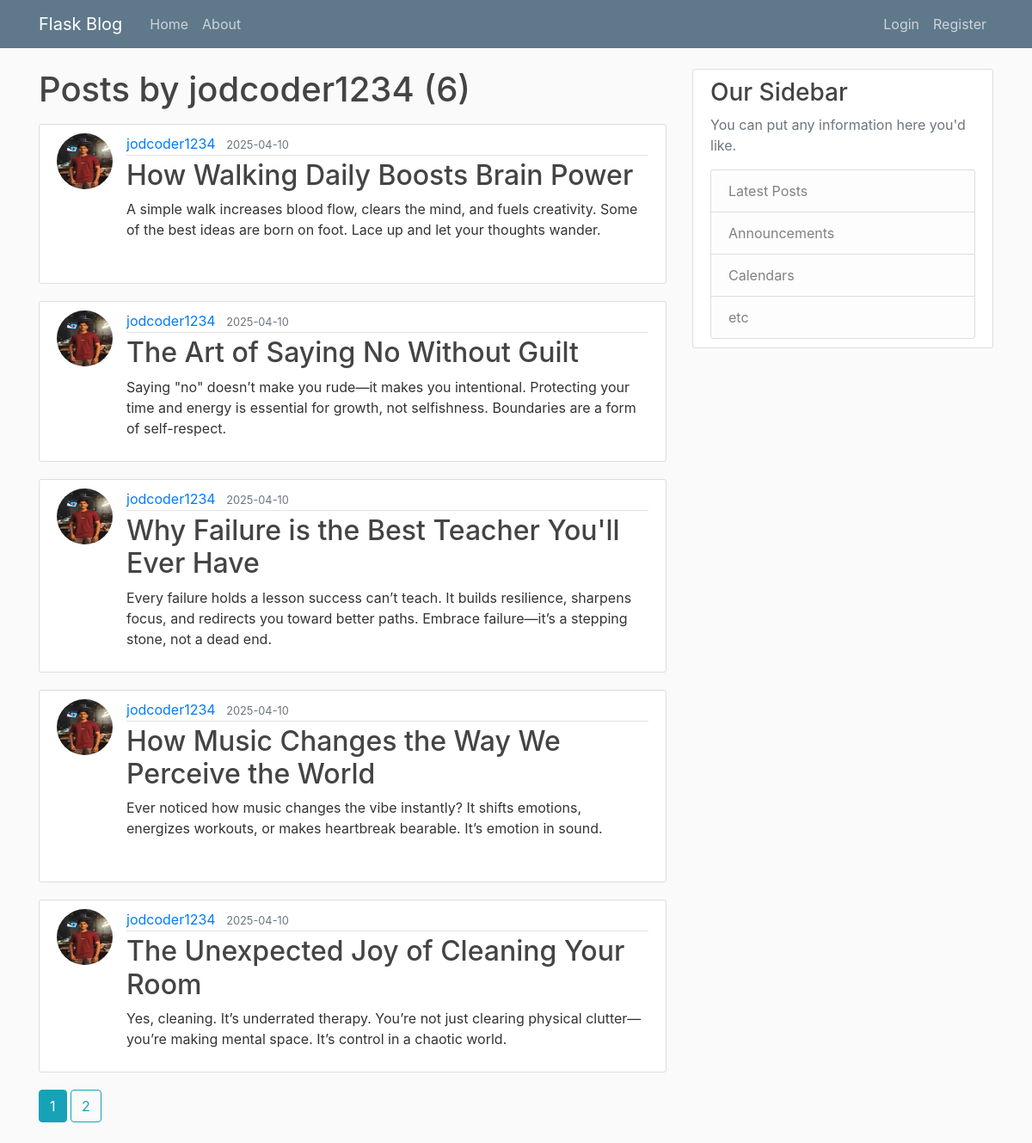
The page /user/jodcoder1234 on the database its author committed.
### flasku/models.py (models this page shows, shortened)
class User(db.Model,UserMixin):
    id = db.Column(db.Integer, primary_key=True)
    username = db.Column(db.String(20), unique=True, nullable=False)
    email = db.Column(db.String(120), unique=True, nullable=False)
    image_file = db.Column(db.String(20), nullable=False, default='default.jpg')
    password = db.Column(db.String(60), nullable=False)
    posts = db.relationship('Post', backref='author', lazy=True)

class Post(db.Model):
    id = db.Column(db.Integer, primary_key=True)
    title = db.Column(db.String(100), nullable=False)
    date_posted = db.Column(db.DateTime, nullable=False, default=datetime.utcnow)
    content = db.Column(db.Text, nullable=False)
    user_id = db.Column(db.Integer, db.ForeignKey('user.id'), nullable=False)

### flasku/users/routes.py (the view)
@users.route("/user/<string:username>")
def user_posts(username):
    page =request.args.get('page',1,type=int) #request.args.get('page'): fetches the value of page from the query string.1:default value,if no page is specified.type=int: ensures the page number is converted to an integer
    user=User.query.filter_by(username=username).first_or_404()
    posts=Post.query.filter_by(author=user).order_by(Post.date_posted.desc()).paginate(page=page,per_page=5)#filter_by(author=user): filters the Post table to only posts where the author is the selected user
    return render_template('user_post.html',posts=posts,user=user)

### flasku/templates/user_post.html
{% extends "layout.html" %}
{% block content %}
    <h1 class="mb-3">Posts by {{ user.username }} ({{ posts.total }})</h1>
    {% for post in posts.items %}
    <article class="media content-section">
      <img class="rounded-circle article-img" src="{{url_for('static',filename='profile_pics/' + post.author.image_file) }}">
      <div class="media-body">
        <div class="article-metadata">
            <a class="mr-2" href="{{ url_for('users.user_posts', username=post.author.username) }}">{{ post.author.username }}</a>
          <small class="text-muted">{{ post.date_posted.strftime('%Y-%m-%d') }}</small>
        </div>
        <h2><a class="article-title" href="{{url_for('posts.post',post_id=post.id)}}">{{ post.title }}</a></h2>
        <p class="article-content">{{ post.content }}</p>
      </div>
    </article>
    {% endfor %}
    {% for page_num in posts.iter_pages(left_edge=1,right_edge=1,left_current=1,right_current=2) %}
        {%if page_num%}
               {% if posts.page==page_num%}
                <a class="btn btn-info mb-4" href="{{ url_for('users.user_posts',username=user.username, page=page_num) }}">{{ page_num }}</a>
               {%else%}
                <a class="btn btn-outline-info mb-4" href="{{ url_for('users.user_posts',username=user.username, page=page_num) }}">{{ page_num }}</a>
               {%endif%}
            {%else%}
            ...
        {%endif%}
    {% endfor %}
{% endblock %}

### flasku/static/main.css (style rules this page uses)
body { background: #fafafa; color: #333333; margin-top: 5rem; }
h1, h2, h3, h4, h5, h6 { color: #444444; }
.content-section { background: #ffffff; padding: 10px 20px; border: 1px solid #dddddd; border-radius: 3px; margin-bottom: 20px; }
.article-title { color: #444444; }
.article-content { white-space: pre-line; }
.article-img { height: 65px; width: 65px; margin-right: 16px; }
.article-metadata { padding-bottom: 1px; margin-bottom: 4px; border-bottom: 1px solid #e3e3e3 }

### rows shown on the page
User: username "jodcoder1234"
Post: image_file (picture), author.username "jodcoder1234", date_posted "2025-04-10", title "How Walking Daily Boosts Brain Power", content "A simple walk increases blood flow, clears the mind, and fuels creativity. Some of the best ideas are born on foot. Lace up and let your thoughts wander."
Post: image_file (picture), author.username "jodcoder1234", date_posted "2025-04-10", title "The Art of Saying No Without Guilt", content "Saying \"no\" doesn’t make you rude—it makes you intentional. Protecting your time and energy is essential for growth, not selfishness. Boundaries are a form of self-respect."
Post: image_file (picture), author.username "jodcoder1234", date_posted "2025-04-10", title "Why Failure is the Best Teacher You'll Ever Have", content "Every failure holds a lesson success can’t teach. It builds resilience, sharpens focus, and redirects you toward better paths. Embrace failure—it’s a stepping stone, not a dead end."
Post: image_file (picture), author.username "jodcoder1234", date_posted "2025-04-10", title "How Music Changes the Way We Perceive the World", content "Ever noticed how music changes the vibe instantly? It shifts emotions, energizes workouts, or makes heartbreak bearable. It’s emotion in sound."
Post: image_file (picture), author.username "jodcoder1234", date_posted "2025-04-10", title "The Unexpected Joy of Cleaning Your Room", content "Yes, cleaning. It’s underrated therapy. You’re not just clearing physical clutter—you’re making mental space. It’s control in a chaotic world."

### other values the page prints
{{ posts.total }} "6"
{{ page_num }} "1"
{{ page_num }} "2"
